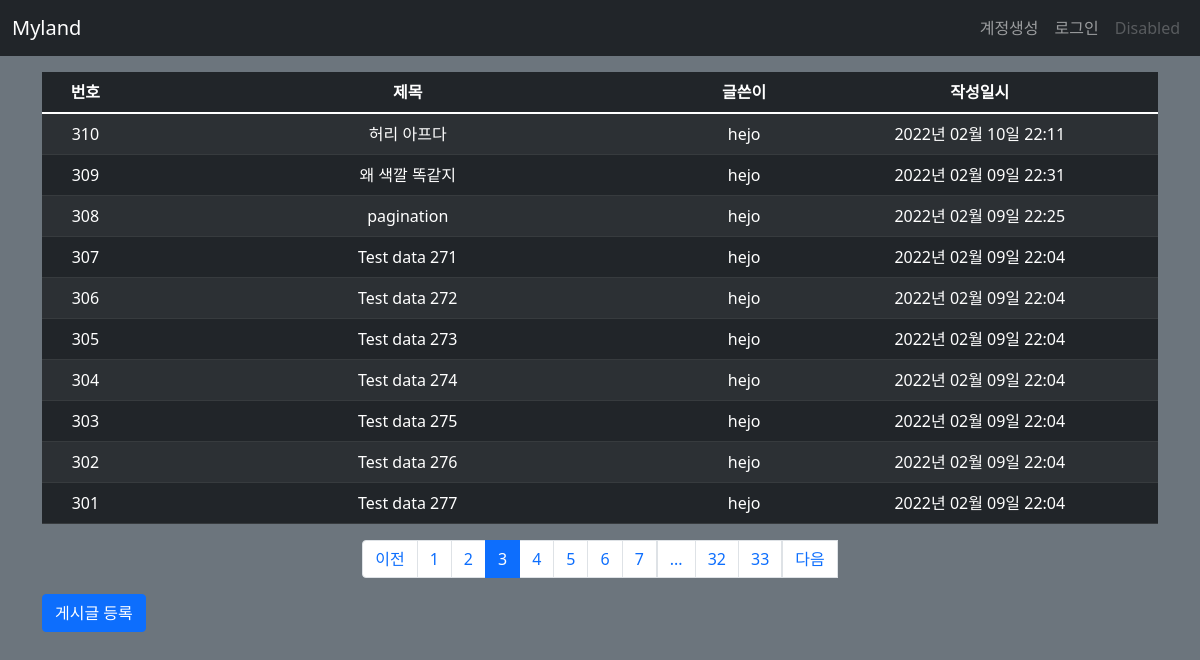
Page /post/list/?page=3 on the committed database.
### myland/models.py (models this page shows)
class Post(db.Model):
    id = db.Column(db.Integer, primary_key=True)
    title = db.Column(db.String(200), nullable=False)
    content = db.Column(db.Text, nullable=False)
    create_date = db.Column(db.DateTime(), nullable=False)
    user_id = db.Column(db.Integer, db.ForeignKey('user.id', ondelete='CASCADE'), nullable=False)
    user = db.relationship('User', backref=db.backref('post_set'))
    modify_date = db.Column(db.DateTime(), nullable=True)

class User(db.Model):
    id = db.Column(db.Integer, primary_key=True)
    username = db.Column(db.String(150), unique=True, nullable=False)
    password = db.Column(db.String(200), nullable=True)
    email = db.Column(db.String(120), unique=True, nullable=False)
    modify_date = db.Column(db.DateTime(), nullable=True)

### myland/views/post_views.py (the view)
@bp.route('/list/')
def _list():
    page = request.args.get('page', type=int, default=1)
    post_list = Post.query.order_by(Post.create_date.desc())
    post_list = post_list.paginate(page, per_page=10)
    return render_template('post/post_list.html', post_list=post_list)

### myland/filter.py (called while the page is built)
def format_datetime(value, fmt='%Y년 %m월 %d일 %H:%M'):
    return value.strftime(fmt)

### myland/views/auth_views.py (called while the page is built)
@bp.before_app_request
def load_logged_in_user():
    user_id = session.get('user_id')
    if user_id is None:
        g.user = None
    else:
        g.user = User.query.get(user_id)

### myland/templates/post/post_list.html
{% extends 'base.html' %}
{% block content %}
<div class="container my-3">
  <table class="table table-dark table-striped table-hover">
    <thead>
    <tr class="text-center">
      <th>번호</th>
      <th style="width:50%">제목</th>
      <th>글쓴이</th>
      <th>작성일시</th>
    </tr>
    </thead>
    <tbody>
    {% if post_list %}
    {% for post in post_list.items %}
    <tr class="text-center">
      <td>{{ post_list.total - ((post_list.page - 1) * post_list.per_page) - loop.index0 }}</td>
      <td class="text-left">
        <a href="{{ url_for('post.detail', post_id=post.id) }}" style="text-decoration-line: none; color: white;">{{ post.title }}</a>
      </td>
      <td>{{ post.user.username }}</td>
      <td>{{ post.create_date|datetime }}</td>
    </tr>
    {% endfor %}
    {% else %}
    <tr>
      <td colspan="3">게시글이 없습니다.</td>
    </tr>
    {% endif %}
    </tbody>
  </table>
  <ul class="pagination justify-content-center">
    {% if post_list.has_prev %}
    <li class="page-item">
      <a class="page-link" href="?page={{ post_list.prev_num }}">이전</a>
    </li>
    {% else %}
    <li class="page-item disabled">
      <a class="page-link" tabindex="-1" aria-disabled="true" href="#">이전</a>
    </li>
    {% endif %}
    {% for page_num in post_list.iter_pages() %}
      {% if page_num %}
        {% if page_num != post_list.page %}
        <li class="page-item">
          <a class="page-link" href="?page={{ page_num }}">{{ page_num }}</a>
        </li>
        {% else %}
        <li class="page-item active" aria-current="page">
          <a class="page-link" href="#">{{ page_num }}</a>
        </li>
        {% endif %}
      {% else %}
        <li class="disabled">
          <a class="page-link" href="#">...</a>
        </li>
      {% endif %}
    {% endfor %}
    {% if post_list.has_next %}
    <li class="page-items">
      <a class="page-link" href="?page={{ post_list.next_num }}">다음</a>
    </li>
    {% else %}
    <li class="page-item disabled">
      <a class="page-link" tabindex="-1" aria-disabled="true" href="#">다음</a>
    </li>
    {% endif %}
  </ul>
  <a href="{{ url_for('post.create') }}" class="btn btn-primary">게시글 등록</a>
</div>
{% endblock %}

### rows in the picture
Post: id "310", title "허리 아프다", user.username "hejo", create_date "2022년 02월 10일 22:11"
Post: id "309", title "왜 색깔 똑같지", user.username "hejo", create_date "2022년 02월 09일 22:31"
Post: id "308", title "pagination", user.username "hejo", create_date "2022년 02월 09일 22:25"
Post: total "307", title "Test data 271", user.username "hejo", create_date "2022년 02월 09일 22:04"
Post: total "306", title "Test data 272", user.username "hejo", create_date "2022년 02월 09일 22:04"
Post: total "305", title "Test data 273", user.username "hejo", create_date "2022년 02월 09일 22:04"
Post: total "304", title "Test data 274", user.username "hejo", create_date "2022년 02월 09일 22:04"
Post: total "303", title "Test data 275", user.username "hejo", create_date "2022년 02월 09일 22:04"
Post: total "302", title "Test data 276", user.username "hejo", create_date "2022년 02월 09일 22:04"
Post: total "301", title "Test data 277", user.username "hejo", create_date "2022년 02월 09일 22:04"

### other values in the picture
{{ page_num }} "1" "2" "4" "5" "6" "7" "32" "33"
{{ page_num }} "3"
